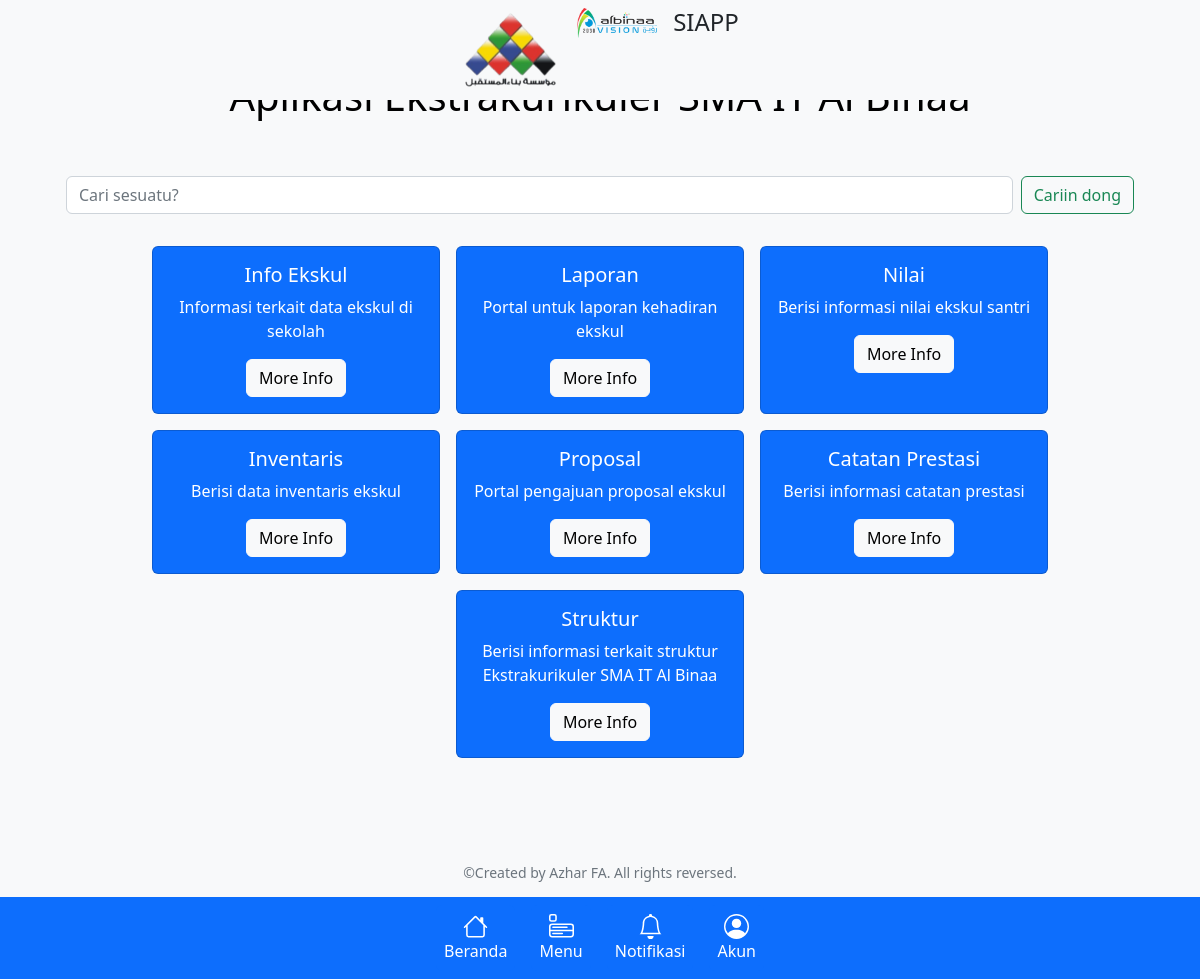
/ekskul/, run on the app's committed database.
### deskripsi/models.py (models this page shows, shortened)
class DeskripsiEkskul(models.Model):
    app = models.ForeignKey('DeskripsiHome', on_delete=models.CASCADE, null=True, blank=True)
    nama_aplikasi = models.CharField(max_length=100)
    deskripsi = models.CharField(max_length=200)
    url = models.CharField(max_length=100, default="ekskul:data-index")
    color = models.CharField(max_length=50, default="primary")

### deskripsi/views.py (the view)
# urls.py: path('ekskul/', deskripsi.views.ekskul_view, name='ekskul-page'),
def ekskul_view(request):
    q = request.GET.get('q') if request.GET.get('q') is not None else ''
    ekskul_data = DeskripsiEkskul.objects.filter(Q(nama_aplikasi__icontains=q) | Q(deskripsi__icontains=q))
    context = {
        'ekskul_data': ekskul_data
    }
    return render(request, 'ekskul.html', context)

### templates/ekskul.html (shortened to what this page needs)
{% extends 'base.html' %}
{% block content %}
    <div class="mt-5 p-4 text-center">
        <h1>Aplikasi Ekstrakurikuler SMA IT Al Binaa</h1>
    </div>
    <div class="container text-center">
        <form class="d-flex my-4 mx-4" role="search" method="get" action="{% url 'ekskul-page' %}">
            <input class="form-control me-2" name="q" type="text" placeholder="Cari sesuatu?" aria-label="Search">
            <input class="btn btn-outline-success" type="submit" value="Cariin dong">
        </form>
        <div class="d-flex flex-wrap justify-content-center">
            {% if ekskul_data %}
                {% for ekskul_datum in ekskul_data %}
                    <div class="card m-2 text-bg-{{ ekskul_datum.color }}" style="width: 18rem;">
                        <div class="card-body">
                            <h5 class="card-title">{{ ekskul_datum.nama_aplikasi }}</h5>
                            <p class="card-text">{{ ekskul_datum.deskripsi }}</p>
                            <a href="{% with ekskul_datum.url as link %}{% url link %}{% endwith %}" class="btn btn-light">More Info</a>
                        </div>
                    </div>
                {% endfor %}
            {% endif %}
        </div>
    </div>
{% endblock %}

### data on the page
DeskripsiEkskul: nama_aplikasi "Info Ekskul", deskripsi "Informasi terkait data ekskul di sekolah"
DeskripsiEkskul: nama_aplikasi "Laporan", deskripsi "Portal untuk laporan kehadiran ekskul"
DeskripsiEkskul: nama_aplikasi "Nilai", deskripsi "Berisi informasi nilai ekskul santri"
DeskripsiEkskul: nama_aplikasi "Inventaris", deskripsi "Berisi data inventaris ekskul"
DeskripsiEkskul: nama_aplikasi "Proposal", deskripsi "Portal pengajuan proposal ekskul"
DeskripsiEkskul: nama_aplikasi "Catatan Prestasi", deskripsi "Berisi informasi catatan prestasi"
DeskripsiEkskul: nama_aplikasi "Struktur", deskripsi "Berisi informasi terkait struktur Ekstrakurikuler SMA IT Al Binaa"
